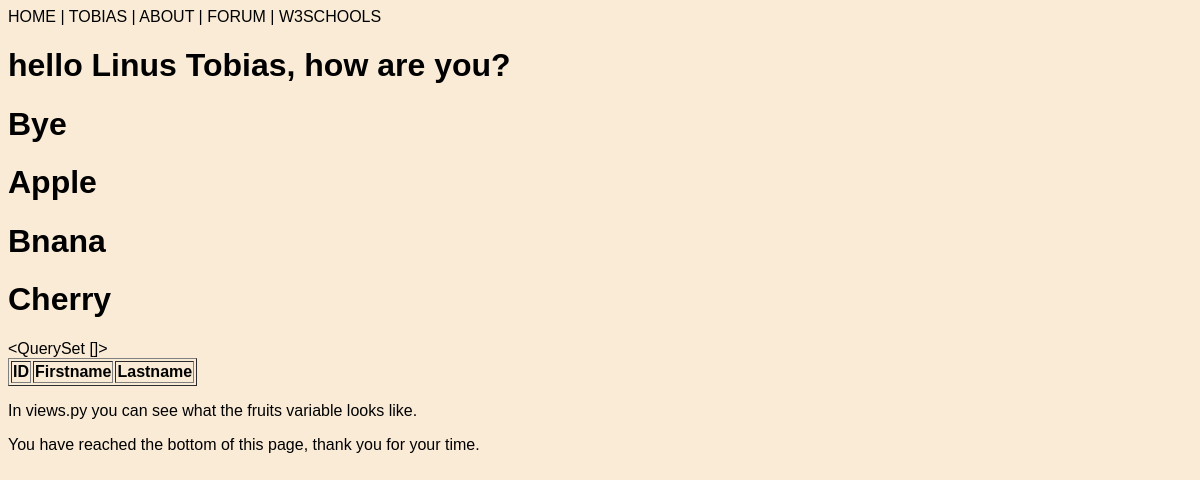
The app's page /testing/, older data.
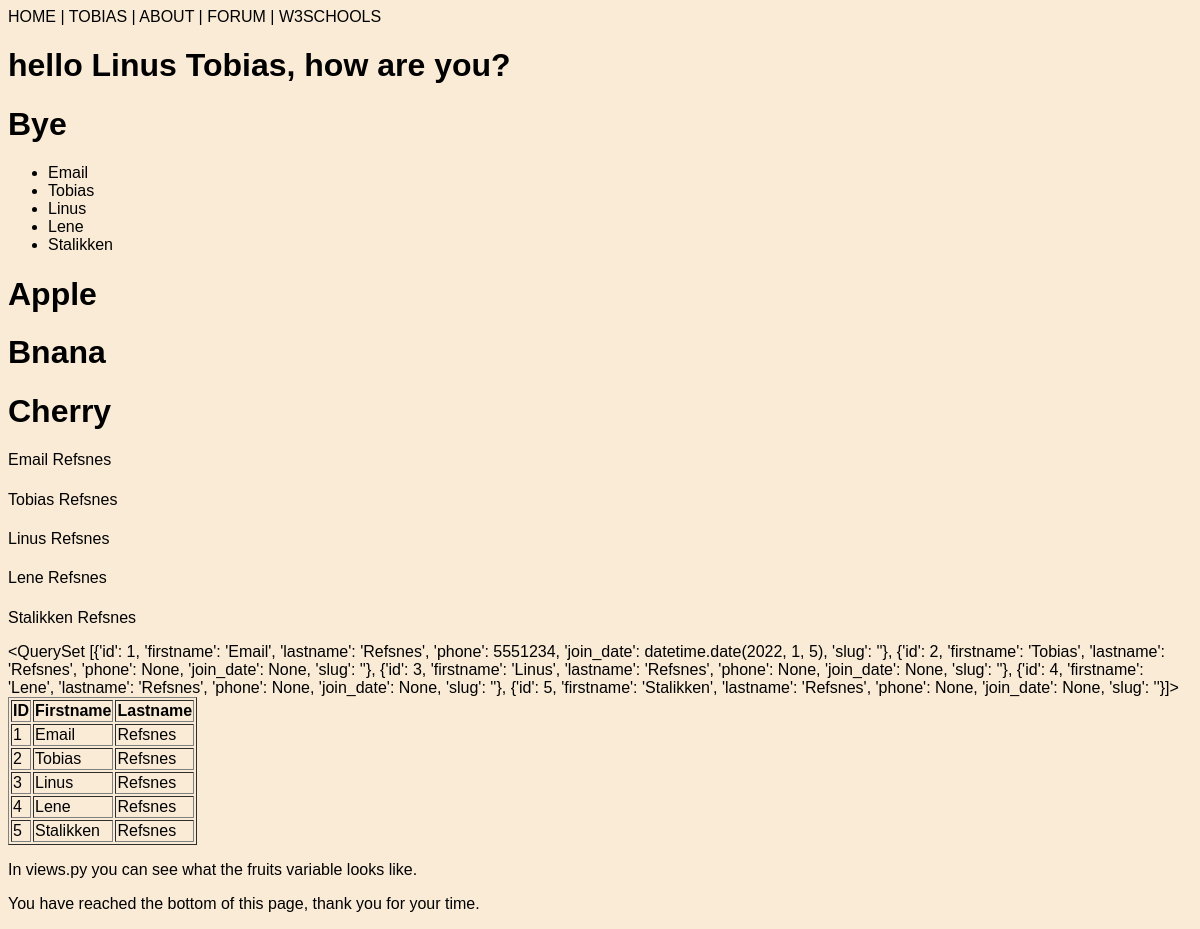
The same page, newer data.
### members/models.py (models this page shows, shortened)
class Member(models.Model):
    firstname = models.CharField(max_length=255)
    lastname = models.CharField(max_length=255)
    phone = models.IntegerField(null=True)
    join_date = models.DateField(null=True)
    slug = models.SlugField(default="", null=False)

### members/views.py (the view)
# urls.py: path('testing/', views.testing, name='testing'),
def testing(request):
    mydata = Member.objects.filter(Q(firstname='Emil') | Q(firstname='Tobias')).values()
    mymembers = Member.objects.all().values()
    template = loader.get_template('template.html')
    context = {
        'fruits': ['Apple', 'Bnana', 'Cherry'],
        'firstname': 'Linus',
        'mymembers': mymembers,
        'mymembers_values': mydata,
    }
    return HttpResponse(template.render(context, request))

### members/templates/template.html (shortened to what this page needs)
{% load static %}
<!DOCTYPE html>
<html lang="en">
<head>
    <link rel="stylesheet" href="{% static 'myfirst.css' %}">
</head>
<body>
    {% include "mymenu.html" with me="TOBIAS" sponsor="W3SCHOOLS" %}
    {% with lastname="Tobias" %}
        <h1>hello {{ firstname }} {{ lastname }}, how are you?</h1>
    {% endwith %}
    {% if greeting == 1 %}
        <h1>Hello</h1>
    {% else %}
        <h1>Bye</h1>
    {% endif %}
    <ul>
        {% for i in mymembers %}
            <li>{{ i.firstname }}</li>
        {% endfor %}
    </ul>
    {% for x in fruits %}
        <h1>{{ x }}</h1>
    {% endfor %}
    {% for j in mymembers %}
        <p>
            {{ j.firstname }}
            {{ j.lastname }}
        </p>
    {% endfor %}
    {{ mymembers }}
    <table border='1'>
        <tr>
          <th>ID</th>
          <th>Firstname</th>
          <th>Lastname</th>
        </tr>
        {% for x in mymembers %}
          <tr>
            <td>{{ x.id }}</td>
              <td>{{ x.firstname }}</td>
            <td>{{ x.lastname }}</td>
          </tr>
        {% endfor %}
      </table>
    <p>In views.py you can see what the fruits variable looks like.</p>
    {% include 'footer.html' %}
</body>
</html>

### members/templates/mymenu.html (shortened to what this page needs)
<!DOCTYPE html>
<html lang="en">
<head>
</head>
<body>
    <div>HOME | {{ me }} | ABOUT | FORUM | {{ sponsor }}</div>
</body>
</html>

### members/templates/footer.html (shortened to what this page needs)
<!DOCTYPE html>
<html lang="en">
<head>
</head>
<body>
    <p>You have reached the bottom of this page, thank you for your time.</p>
</body>
</html>

### members/templates/static/myfirst.css (style rules this page uses)
body { background-color: antiquewhite; font-family: Verdana, Geneva, Tahoma, sans-serif; }

Row changes from the older to the newer data that the page shows:
added Member: firstname "TOBIAS", firstname "Tobias", lastname "Refsnes", id "2"
added Member: firstname "Linus", lastname "Refsnes", id "3"
added Member: firstname "Email", lastname "Refsnes", id "1"
added Member: firstname "Lene", lastname "Refsnes", id "4"
added Member: firstname "Stalikken", lastname "Refsnes", id "5"
Text that changed along with them:
{{ mymembers }}: "<QuerySet []>" → "<QuerySet [{'id': 1, 'firstname': 'Email', 'lastname': 'Refsnes', 'phone': 5551234, 'join_date': datetime.date(2022, 1, 5), 'slug': ''}, {'id': 2, 'firstname': 'Tobias', 'lastname': 'Refsnes', 'phone': None, 'join_date': None, 'slug': ''}, {'id': 3, 'firstname': 'Linus', 'lastname': 'Refsnes', 'phone': None, 'join_date': None, 'slug': ''}, {'id': 4, 'firstname': 'Lene', 'lastname': 'Refsnes', 'phone': None, 'join_date': None, 'slug': ''}, {'id': 5, 'firstname': 'Stalikken', 'lastname': 'Refsnes', 'phone': None, 'join_date': None, 'slug': ''}]>"
{{ me }}: "TOBIAS" → (not shown)
{{ firstname }}: "Linus" → (not shown)
{{ lastname }}: "Tobias" → (not shown)
